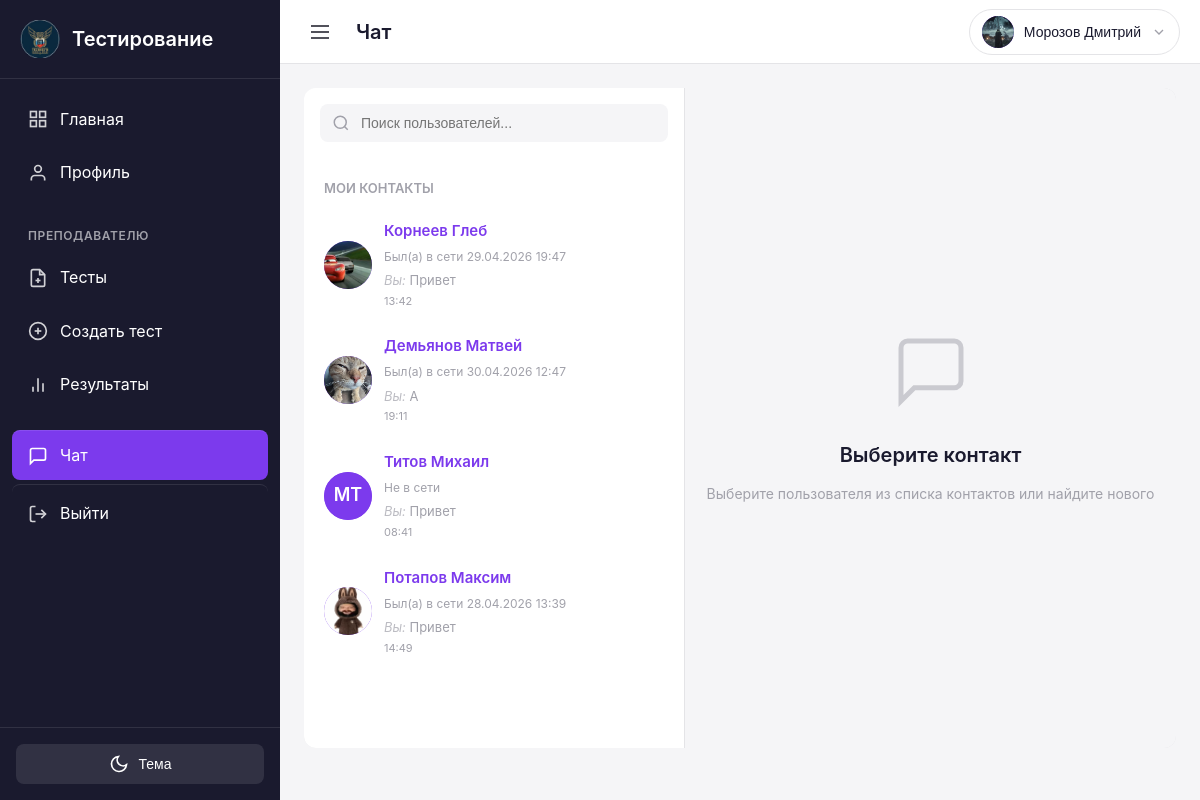
/chat/ (signed in), run on an earlier commit of the app's database.
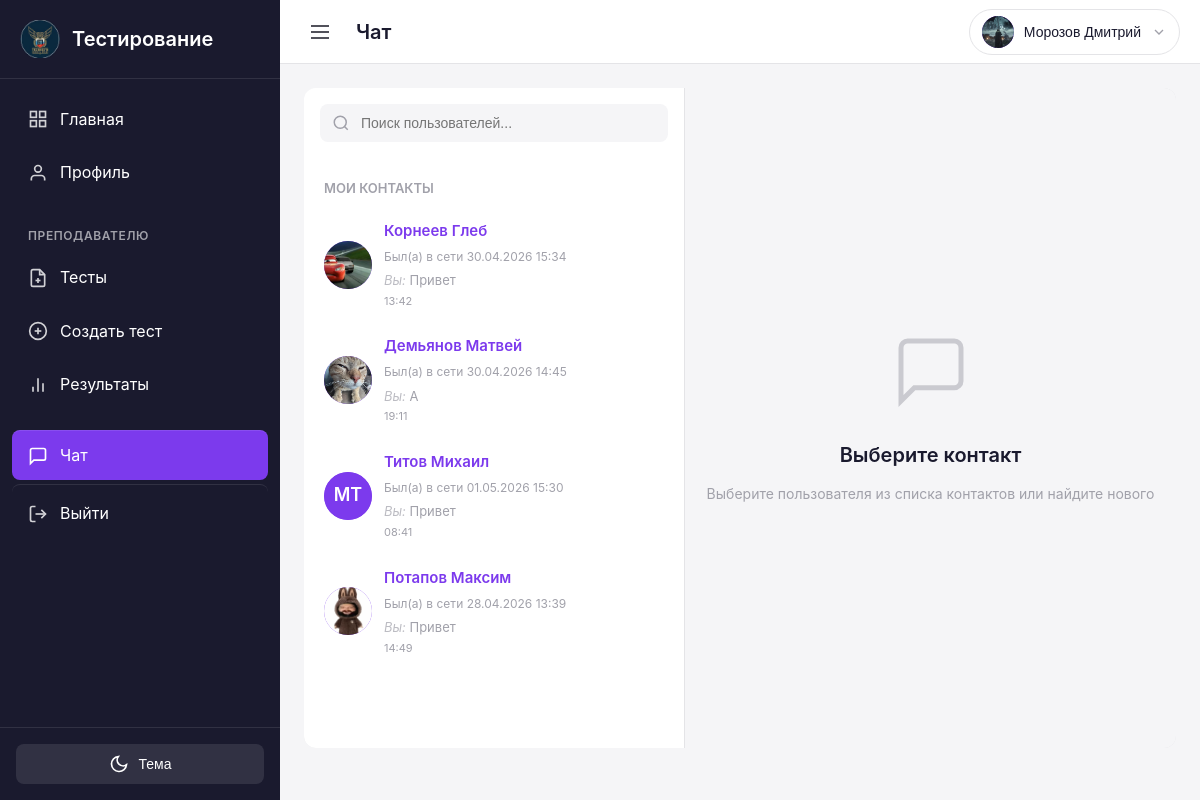
And on a later commit of the database.
### users/models.py (models this page shows, shortened)
class User(AbstractUser):
    role = models.CharField(
        max_length=10,
        choices=UserRole.choices,
        default=UserRole.STUDENT,
        verbose_name='Роль',
    )
    phone = models.CharField(
        max_length=20,
        blank=True,
        verbose_name='Телефон',
    )
    birth_date = models.DateField(
        null=True,
        blank=True,
        verbose_name='Дата рождения',
    )
    patronymic = models.CharField(
        max_length=100,
        blank=True,
        verbose_name='Отчество',
    )
    class Meta:
        verbose_name = 'Пользователь'
        verbose_name_plural = 'Пользователи'
    @property
    def is_teacher(self):
        return self.role == UserRole.TEACHER
    @property
    def is_student(self):
        return self.role == UserRole.STUDENT

class Profile(models.Model):
    user = models.OneToOneField(
        User,
        on_delete=models.CASCADE,
        related_name='profile',
        verbose_name='Пользователь',
    )
    avatar = models.ImageField(
        upload_to='avatars/',
        null=True,
        blank=True,
        verbose_name='Аватар',
    )
    bio = models.TextField(
        blank=True,
        verbose_name='О себе',
    )
    group = models.ForeignKey(
        'groups.Group',
        on_delete=models.SET_NULL,
        null=True,
        blank=True,
        related_name='students',
        verbose_name='Группа',
        help_text='Группа, к которой принадлежит студент',
    )
    real_group = models.CharField(
        max_length=50,
        blank=True,
        verbose_name='Реальная группа',
        help_text='Для студентов после 11 класса (например, 11ИС-1/26)',
    )
    created_at = models.DateTimeField(
        auto_now_add=True,
        verbose_name='Дата создания',
    )
    updated_at = models.DateTimeField(
        auto_now=True,
        verbose_name='Дата обновления',
    )
    last_seen_at = models.DateTimeField(
        null=True,
        blank=True,
        verbose_name='Последний заход в сеть',
    )
    class Meta:
        verbose_name = 'Профиль'
        verbose_name_plural = 'Профили'

### chat/models.py (models this page shows, shortened)
class Message(models.Model):
    sender = models.ForeignKey(
        settings.AUTH_USER_MODEL,
        on_delete=models.CASCADE,
        related_name='sent_messages',
        verbose_name='Отправитель',
    )
    receiver = models.ForeignKey(
        settings.AUTH_USER_MODEL,
        on_delete=models.CASCADE,
        related_name='received_messages',
        verbose_name='Получатель',
    )
    text = models.TextField(verbose_name='Текст сообщения')
    is_read = models.BooleanField(default=False, verbose_name='Прочитано')
    created_at = models.DateTimeField(auto_now_add=True, verbose_name='Дата отправки')
    class Meta:
        verbose_name = 'Сообщение'
        verbose_name_plural = 'Сообщения'
        ordering = ['created_at']
        indexes = [
            models.Index(fields=['sender', 'receiver', 'created_at']),
            models.Index(fields=['receiver', 'is_read']),
        ]

### chat/views.py (the view, shortened to what this page needs)
# urls.py: path('chat/', views.contacts_view, name='contacts'),
@login_required
def contacts_view(request):
    if request.user.role == 'admin':
        return redirect('admin:index')
    conversations = Message.objects.filter(
        Q(sender=request.user) | Q(receiver=request.user)
    ).select_related('sender', 'receiver')
    conversation_partners = {}
    for msg in conversations:
        partner = msg.sender if msg.receiver_id == request.user.id else msg.receiver
        if partner.id != request.user.id and partner.role != 'admin':
            conversation_partners[partner.id] = partner
    contact_list = []
    for partner_id, partner in conversation_partners.items():
        last_message = Message.objects.filter(
            Q(sender=partner, receiver=request.user) |
            Q(sender=request.user, receiver=partner)
        ).order_by('-created_at').first()
        unread_count = Message.objects.filter(
            sender=partner,
            receiver=request.user,
            is_read=False
        ).count()
        contact_list.append({
            'contact': partner,
            'last_message': last_message,
            'unread_count': unread_count,
            'is_online': is_user_online(partner.id),
            'last_seen_at': get_last_seen_at(partner),
        })
    contact_list.sort(
        key=lambda x: x['last_message'].created_at if x['last_message'] else datetime.min.replace(tzinfo=timezone.utc),
        reverse=True
    )
    active_chat = None
    chat_messages = []
    chat_user_id = request.GET.get('chat')
    context = {
        'contacts': contact_list,
        'active_chat': active_chat,
        'chat_messages': chat_messages,
        'active_chat_is_online': is_user_online(active_chat.id) if active_chat else False,
        'active_chat_last_seen_at': get_last_seen_at(active_chat) if active_chat else None,
    }
    return render(request, 'chat/contacts.html', context)

### templates/chat/contacts.html (shortened to what the changed rows need)
{% extends 'base.html' %}
{% block content %}
<div class="chat-full-container">
    <div class="chat-contacts-panel">
        <div class="contacts-list">
            {% if contacts %}
                <ul class="contacts-ul">
                    {% for item in contacts %}
                        <li class="contact-item {% if item.unread_count > 0 %}has-unread{% endif %} {% if active_chat and item.contact.id == active_chat.id %}active{% endif %}" data-contact-id="{{ item.contact.id }}">
                            <a href="?chat={{ item.contact.id }}" class="contact-link">
                                <div class="contact-avatar">
                                    {% if item.contact.profile.avatar %}
                                        <img src="{{ item.contact.profile.avatar.url }}" alt="{{ item.contact.last_name }}">
                                    {% else %}
                                        <span>{{ item.contact.first_name|first }}{{ item.contact.last_name|first }}</span>
                                    {% endif %}
                                </div>
                                <div class="contact-info">
                                    <div class="contact-name">
                                        {{ item.contact.last_name }} {{ item.contact.first_name }}
                                    </div>
                                    <div class="contact-presence {% if item.is_online %}is-online{% endif %}" data-contact-presence="{{ item.contact.id }}">
                                        {% if item.is_online %}
                                            В сети
                                        {% elif item.last_seen_at %}
                                            Был(а) в сети {{ item.last_seen_at|date:"d.m.Y H:i" }}
                                        {% else %}
                                            Не в сети
                                        {% endif %}
                                    </div>
                                    {% if item.last_message %}
                                        <div class="contact-last-message {% if item.unread_count > 0 %}unread{% endif %}">
                                            {% if item.last_message.sender.id == user.id %}
                                                <span class="sent-indicator">Вы:</span>
                                            {% endif %}
                                            {{ item.last_message.text|truncatechars:40 }}
                                        </div>
                                        <div class="contact-time">{{ item.last_message.created_at|date:"H:i" }}</div>
                                    {% else %}
                                        <div class="contact-last-message">Нет сообщений</div>
                                    {% endif %}
                                </div>
                            </a>
                        </li>
                    {% endfor %}
                </ul>
            {% else %}
                <div class="no-contacts">
                    <p>У вас пока нет контактов</p>
                    <p class="hint">Используйте поиск, чтобы найти пользователей</p>
                </div>
            {% endif %}
        </div>
    </div>
    <div class="chat-panel" id="chatPanel">
        {% if active_chat %}
            <div class="chat-header">
                <div class="chat-header-user">
                    <button class="mobile-back-btn" id="mobileBackBtn" aria-label="Назад">
                        <svg width="24" height="24" viewBox="0 0 24 24" fill="none" stroke="currentColor" stroke-width="2">
                            <polyline points="15 18 9 12 15 6"></polyline>
                        </svg>
                    </button>
                    <a href="{% url 'user_profile_detail' active_chat.id %}?next={{ request.get_full_path|urlencode }}" class="chat-header-profile-link">
                        <div class="chat-header-avatar">
                            {% if active_chat.profile.avatar %}
                                <img src="{{ active_chat.profile.avatar.url }}" alt="{{ active_chat.last_name }}">
                            {% else %}
                                <span>{{ active_chat.first_name|first }}{{ active_chat.last_name|first }}</span>
                            {% endif %}
                        </div>
                        <div class="chat-header-info">
                            <span class="chat-header-name">{{ active_chat.last_name }} {{ active_chat.first_name }}</span>
                            <div class="chat-header-meta">
                                <span class="chat-header-role">{{ active_chat.get_role_display }}</span>
                                <span
                                    class="chat-header-presence {% if active_chat_is_online %}is-online{% endif %}"
                                    id="activeChatPresence"
                                    data-user-id="{{ active_chat.id }}"
                                    data-last-seen="{% if active_chat_last_seen_at %}{{ active_chat_last_seen_at|date:'c' }}{% endif %}"
                                >
                                    {% if active_chat_is_online %}
                                        В сети
                                    {% elif active_chat_last_seen_at %}
                                        Был(а) в сети {{ active_chat_last_seen_at|date:"d.m.Y H:i" }}
                                    {% else %}
                                        Не в сети
                                    {% endif %}
                                </span>
                            </div>
                        </div>
                    </a>
                    <div class="chat-selection-actions" id="chatSelectionActions" hidden>
                        <span class="chat-selection-count" id="chatSelectionCount">0</span>
                        <button type="button" class="chat-action-btn" id="deleteMessagesBtn" aria-label="Удалить выбранные сообщения" title="Удалить выбранные сообщения">
                            <svg width="18" height="18" viewBox="0 0 24 24" fill="none" stroke="currentColor" stroke-width="2">
                                <polyline points="3 6 5 6 21 6"></polyline>
                                <path d="M19 6l-1 14H6L5 6"></path>
                                <path d="M10 11v6"></path>
                                <path d="M14 11v6"></path>
                                <path d="M9 6V4h6v2"></path>
                            </svg>
                        </button>
                        <button type="button" class="chat-action-btn" id="clearSelectionBtn" aria-label="Снять выделение" title="Снять выделение">
                            <svg width="18" height="18" viewBox="0 0 24 24" fill="none" stroke="currentColor" stroke-width="2">
                                <line x1="18" y1="6" x2="6" y2="18"></line>
                                <line x1="6" y1="6" x2="18" y2="18"></line>
                            </svg>
                        </button>
                    </div>
                </div>
            </div>
            <div class="chat-messages" id="chatMessages">
                {% for item in chat_messages %}
                    {% if item.type == 'date' %}
                        <div class="chat-date-divider">
                            <span>{{ item.date|date:"d E Y" }}</span>
                        </div>
                    {% else %}
                        {% with message=item.data %}
                        <div class="chat-message {% if message.sender.id == user.id %}own{% else %}other{% endif %}"
                             data-message-id="{{ message.id }}"
                             data-owned="{% if message.sender.id == user.id %}true{% else %}false{% endif %}">
                            <div class="message-avatar">
                                {% if message.sender.profile.avatar %}
                                    <img src="{{ message.sender.profile.avatar.url }}" alt="{{ message.sender.last_name }}">
                                {% else %}
                                    <span>{{ message.sender.first_name|first }}{{ message.sender.last_name|first }}</span>
                                {% endif %}
                            </div>
                            <div class="message-content">
                                <div class="message-header">
                                    <span class="message-sender">{{ message.sender.get_full_name|default:message.sender.username }}</span>
                                    <span class="message-time">{{ message.created_at|date:"H:i" }}</span>
                                </div>
                                <div class="message-text">{{ message.text|linebreaksbr }}</div>
                            </div>
                        </div>
                        {% endwith %}
                    {% endif %}
                {% empty %}
                    <div class="chat-no-messages">
                        <svg width="60" height="60" viewBox="0 0 24 24" fill="none" stroke="currentColor" stroke-width="1.5">
                            <path d="M21 15a2 2 0 0 1-2 2H7l-4 4V5a2 2 0 0 1 2-2h14a2 2 0 0 1 2 2z"></path>
                        </svg>
                        <p>Здесь пока нет сообщений</p>
                        <p class="hint">Отправьте первое сообщение!</p>
                    </div>
                {% endfor %}
            </div>
            <div class="chat-input-area">
                <form id="messageForm" class="message-form">
                    <div class="message-input-wrapper">
                        <input
                            type="text"
                            id="messageInput"
                            class="message-input"
                            placeholder="Введите сообщение..."
                            autocomplete="off"
                            maxlength="2000"
                        >
                        <button type="submit" class="send-btn" id="sendBtn">
                            <svg width="20" height="20" viewBox="0 0 24 24" fill="none" stroke="currentColor" stroke-width="2">
                                <line x1="22" y1="2" x2="11" y2="13"></line>
                                <polygon points="22 2 15 22 11 13 2 9 22 2"></polygon>
                            </svg>
                        </button>
                    </div>
                </form>
            </div>
            <div class="chat-confirm-overlay" id="deleteConfirmOverlay" hidden>
                <div class="chat-confirm-modal">
                    <h3 class="chat-confirm-title">Удалить сообщения?</h3>
                    <p class="chat-confirm-text">Выбранные сообщения будут удалены из диалога без возможности восстановления.</p>
                    <div class="chat-confirm-actions">
                        <button type="button" class="btn btn-secondary" id="cancelDeleteBtn">Отмена</button>
                        <button type="button" class="btn btn-primary" id="confirmDeleteBtn">Удалить</button>
                    </div>
                </div>
            </div>
        {% else %}
            <div class="chat-empty-state">
                <div class="empty-state-content">
                    <h2>Выберите контакт</h2>
                </div>
            </div>
        {% endif %}
    </div>
</div>
{% endblock %}

What changed in the data, as far as the page shows it:
changed User "Корнеев": last_seen_at "29.04.2026 19:47" → "30.04.2026 15:34"
changed User "Демьянов": last_seen_at "30.04.2026 12:47" → "30.04.2026 14:45"
changed User "Титов": last_seen_at (not shown) → "01.05.2026 15:30"; text "Не в сети" → "Был(а) в сети"
